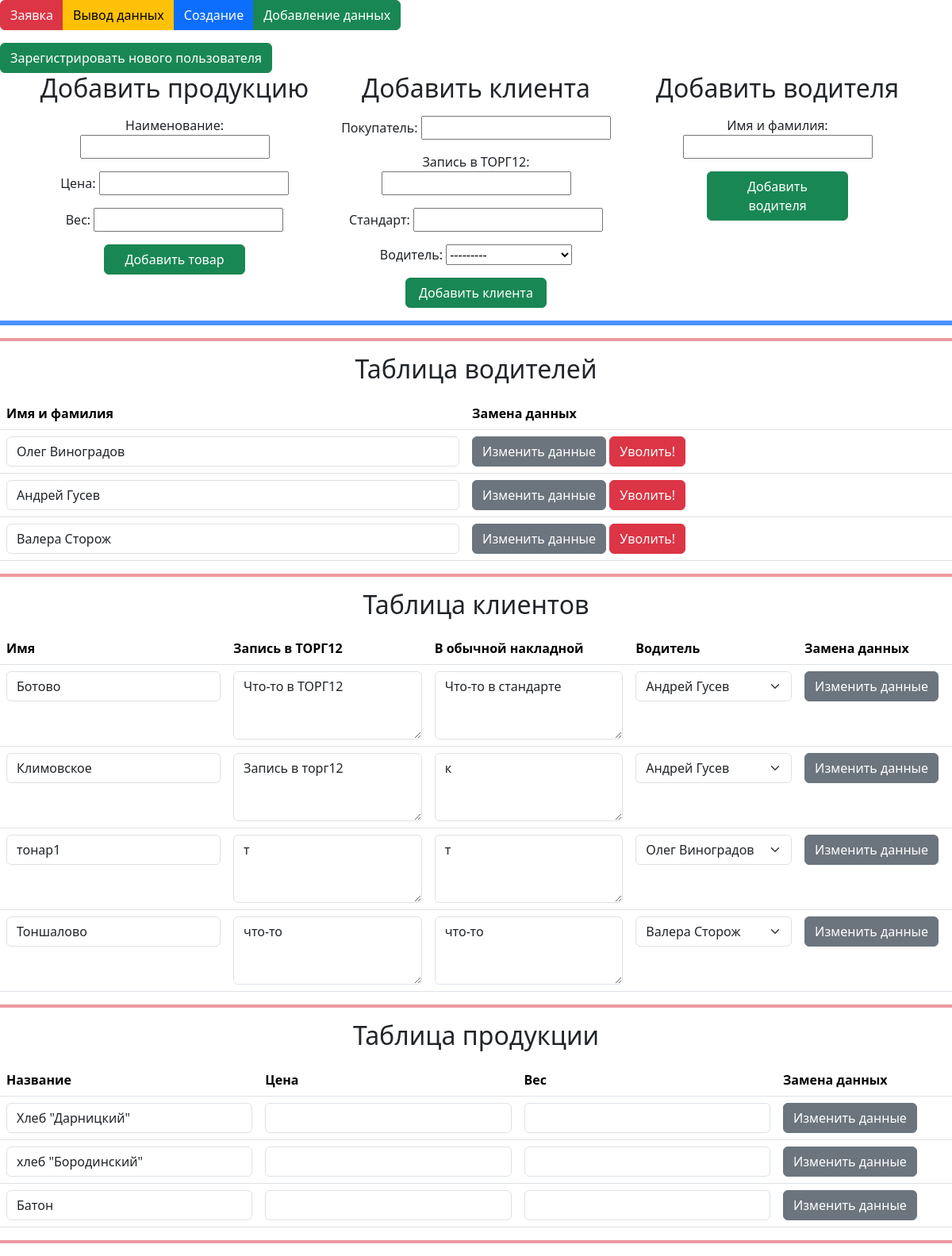
The app's page /order/add_data/, older data.
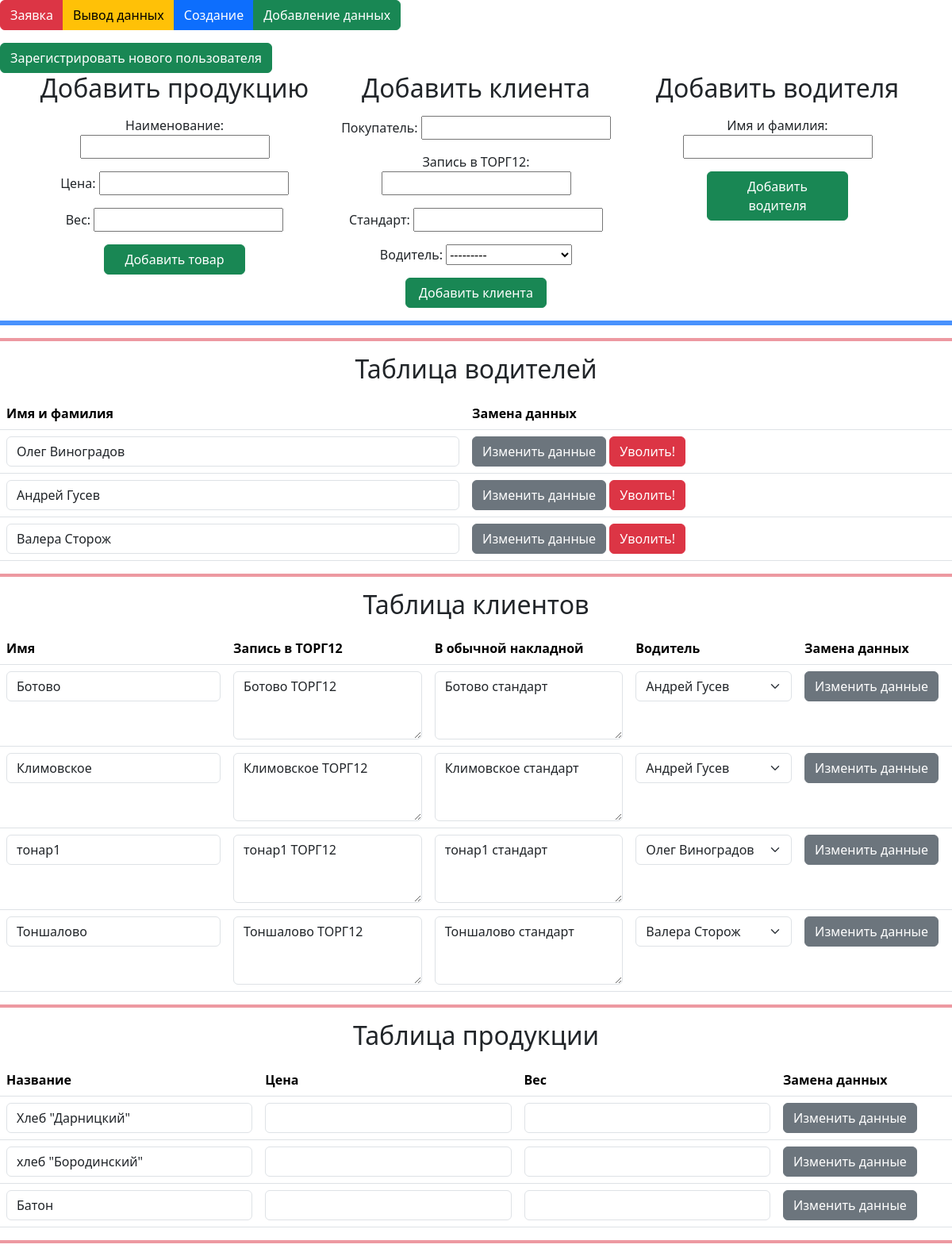
The same page, newer data.
### order/models.py (models this page shows)
class Clients(models.Model):
    name = models.CharField(max_length=50, unique=True, null=False)
    str_torg12 = models.CharField(max_length=200, unique=True)
    str_standart = models.CharField(max_length=200, unique=True)
    driver = models.ForeignKey('Drivers', on_delete=models.SET_NULL, null=True)

class Drivers(models.Model):
    name = models.CharField(max_length=50, unique=True, null=False)
    def __str__(self):
        return self.name

### order/views.py (the view, shortened to what this page needs)
# urls.py: path('add_data/', add_data, name='add_data'),
def add_data(request):
    products = select_products()
    clients = select_clients()
    drivers = select_drivers()
    products_form = ProductForm()
    clients_form = ClientsForm()
    drivers_form = DriversForm()
    return render(request, 'order/add_data.html', {'drivers_form': drivers_form,
                                                   'products_form': products_form,
                                                   'clients_form': clients_form,
                                                   'products': products,
                                                   'clients': clients,
                                                   'drivers': drivers})

### order/forms.py
class DriversForm(forms.ModelForm):
    class Meta:
        model = Drivers
        fields = '__all__'
        labels = {
            'name': 'Имя и фамилия'
        }

class ProductForm(forms.ModelForm):
    class Meta:
        model = Products
        fields = '__all__'
        labels = {
            'name': 'Наименование',
            'price': 'Цена',
            'weight': 'Вес'
        }

### order/function.py (called while the page is built)
def select_drivers():
    return Drivers.objects.all()

def select_clients():
    return Clients.objects.all()

def select_products():
    return Products.objects.all()

### order/templates/order/add_data.html (shortened to what the changed rows need)
{% extends 'order/base.html' %}
{% block content %}
<div class="container text-center">
  <div class="row align-items-start">
    <div class="col">
    <figure class="text-center">
        <h2>Добавить продукцию</h2>
    </figure>
    </div>
    <div class="col">
    <figure class="text-center">
        <h2>Добавить клиента</h2>
    </figure>
    </div>
    <div class="col">
    <figure class="text-center">
        <h2>Добавить водителя</h2>
    </figure>
    </div>
  </div>
</div>
<figure class="text-center">
    <h2>Таблица водителей</h2>
</figure>
<table class="table">
  <thead>
    <tr>
      <th scope="col">Имя и фамилия</th>
      <th scope="col">Замена данных</th>
    </tr>
  </thead>
</table>
<figure class="text-center">
    <h2>Таблица клиентов</h2>
</figure>
<table class="table">
  <thead>
    <tr>
      <th scope="col">Имя</th>
      <th scope="col">Запись в ТОРГ12</th>
      <th scope="col">В обычной накладной</th>
      <th scope="col">Водитель</th>
      <th scope="col">Замена данных</th>
    </tr>
  </thead>
  <tbody>
  {% for c in clients %}
  <form method="post">
    <tr>
      <td>
          <input required name="update_client_name" type="text" class="form-control" value="{{ c.name }}">
      </td>
      <td>
          <textarea required name="update_client_torg12" class="form-control" id="exampleFormControlTextarea1" rows="3">{{ c.str_torg12 }}</textarea>
      </td>
      <td>
          <textarea required name="update_client_standart" class="form-control" id="exampleFormControlTextarea1" rows="3">{{ c.str_standart }}</textarea>
      </td>
      <td>
        <select name="update_client_driver" class="form-select" aria-label="Default select example">
            <option value="{{ c.driver }}" selected>{{ c.driver }}</option>
        </select></td>
      <td>
          <button name="{{ c.name }}" type="submit" class="btn btn-secondary">Изменить данные</button>
      </td>
    </tr>
  </form>
  {% endfor %}
  </tbody>
</table>
<figure class="text-center">
    <h2>Таблица продукции</h2>
</figure>
<table class="table">
  <thead>
    <tr>
      <th scope="col">Название</th>
      <th scope="col">Цена</th>
      <th scope="col">Вес</th>
      <th scope="col">Замена данных</th>
    </tr>
  </thead>
</table>
{% endblock %}

Row changes from the older to the newer data that the page shows:
changed Clients "Ботово": update_client_torg12 "Что-то в ТОРГ12" → "Ботово ТОРГ12"; update_client_standart "Что-то в стандарте" → "Ботово стандарт"
changed Clients "Климовское": update_client_torg12 "Запись в торг12" → "Климовское ТОРГ12"; update_client_standart "к" → "Климовское стандарт"
changed Clients "тонар1": update_client_torg12 "т" → "тонар1 ТОРГ12"; update_client_standart "т" → "тонар1 стандарт"
changed Clients "Тоншалово": update_client_torg12 "что-то" → "Тоншалово ТОРГ12"; update_client_standart "что-то" → "Тоншалово стандарт"
